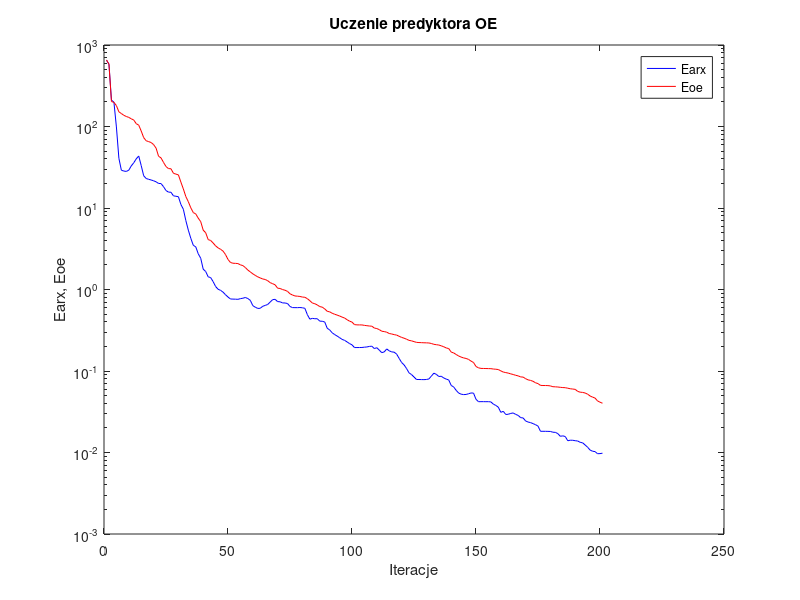
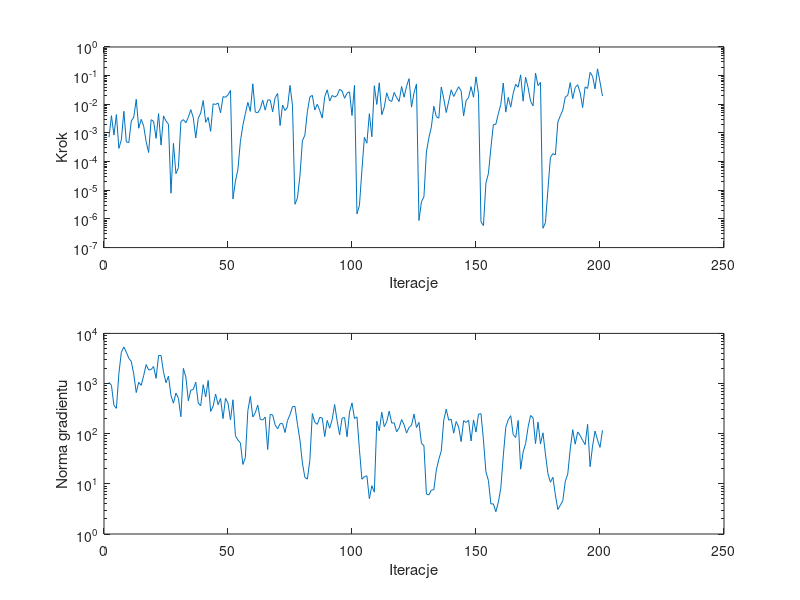

Recreate these plots in MATLAB, in order.
%uczenie predyktora oe
clear all;
n=0; farx(n+1)=6.525144e+002; foe(n+1)=6.560269e+002; wspucz(n+1)=0.000000e+000; ng(n+1)=0.000000e+000;
%odnowa zmiennej metryki
n=1; farx(n+1)=5.806104e+002; foe(n+1)=5.833075e+002; krok(n+1)=7.034667e-004; ng(n+1)=1.056420e+003;
n=2; farx(n+1)=2.115193e+002; foe(n+1)=2.024878e+002; krok(n+1)=3.990929e-003; ng(n+1)=9.199115e+002;
n=3; farx(n+1)=1.988112e+002; foe(n+1)=1.977793e+002; krok(n+1)=8.446781e-004; ng(n+1)=3.666958e+002;
n=4; farx(n+1)=9.870998e+001; foe(n+1)=1.805362e+002; krok(n+1)=4.375565e-003; ng(n+1)=3.205286e+002;
n=5; farx(n+1)=4.074170e+001; foe(n+1)=1.513188e+002; krok(n+1)=2.898664e-004; ng(n+1)=1.590688e+003;
n=6; farx(n+1)=2.907713e+001; foe(n+1)=1.442366e+002; krok(n+1)=5.762304e-004; ng(n+1)=4.214418e+003;
n=7; farx(n+1)=2.841373e+001; foe(n+1)=1.371785e+002; krok(n+1)=5.711898e-003; ng(n+1)=5.367081e+003;
n=8; farx(n+1)=2.811228e+001; foe(n+1)=1.327200e+002; krok(n+1)=4.872731e-004; ng(n+1)=4.217148e+003;
n=9; farx(n+1)=2.911250e+001; foe(n+1)=1.293029e+002; krok(n+1)=4.616173e-004; ng(n+1)=3.195396e+003;
n=10; farx(n+1)=3.286109e+001; foe(n+1)=1.242948e+002; krok(n+1)=2.604174e-003; ng(n+1)=2.763517e+003;
n=11; farx(n+1)=3.590844e+001; foe(n+1)=1.199695e+002; krok(n+1)=3.584297e-003; ng(n+1)=1.532695e+003;
n=12; farx(n+1)=4.011290e+001; foe(n+1)=1.083229e+002; krok(n+1)=1.495979e-002; ng(n+1)=6.620118e+002;
n=13; farx(n+1)=4.345249e+001; foe(n+1)=1.038839e+002; krok(n+1)=1.463096e-003; ng(n+1)=1.058550e+003;
n=14; farx(n+1)=3.318407e+001; foe(n+1)=8.808190e+001; krok(n+1)=2.990851e-003; ng(n+1)=9.216227e+002;
n=15; farx(n+1)=2.485195e+001; foe(n+1)=7.299773e+001; krok(n+1)=1.718805e-003; ng(n+1)=1.448921e+003;
n=16; farx(n+1)=2.302271e+001; foe(n+1)=6.686963e+001; krok(n+1)=4.916721e-004; ng(n+1)=2.391639e+003;
n=17; farx(n+1)=2.248845e+001; foe(n+1)=6.526738e+001; krok(n+1)=2.084136e-004; ng(n+1)=1.861707e+003;
n=18; farx(n+1)=2.207796e+001; foe(n+1)=6.359375e+001; krok(n+1)=2.900817e-003; ng(n+1)=1.901756e+003;
n=19; farx(n+1)=2.156738e+001; foe(n+1)=5.997554e+001; krok(n+1)=2.548617e-003; ng(n+1)=2.187639e+003;
n=20; farx(n+1)=2.096609e+001; foe(n+1)=5.427466e+001; krok(n+1)=6.488063e-004; ng(n+1)=1.269650e+003;
n=21; farx(n+1)=2.000925e+001; foe(n+1)=4.312022e+001; krok(n+1)=4.738412e-003; ng(n+1)=3.617186e+003;
n=22; farx(n+1)=1.993661e+001; foe(n+1)=4.117274e+001; krok(n+1)=3.771986e-004; ng(n+1)=3.612618e+003;
n=23; farx(n+1)=1.826180e+001; foe(n+1)=3.623489e+001; krok(n+1)=3.941672e-003; ng(n+1)=1.675735e+003;
n=24; farx(n+1)=1.637572e+001; foe(n+1)=3.228332e+001; krok(n+1)=2.616629e-003; ng(n+1)=1.038010e+003;
n=25; farx(n+1)=1.566809e+001; foe(n+1)=3.042837e+001; krok(n+1)=2.002393e-003; ng(n+1)=1.409764e+003;
%odnowa zmiennej metryki
n=26; farx(n+1)=1.560035e+001; foe(n+1)=3.032615e+001; krok(n+1)=7.909320e-006; ng(n+1)=5.769410e+002;
n=27; farx(n+1)=1.410754e+001; foe(n+1)=2.665676e+001; krok(n+1)=4.338408e-004; ng(n+1)=4.055254e+002;
n=28; farx(n+1)=1.392989e+001; foe(n+1)=2.605263e+001; krok(n+1)=3.790931e-005; ng(n+1)=6.458068e+002;
n=29; farx(n+1)=1.376154e+001; foe(n+1)=2.550260e+001; krok(n+1)=6.158863e-005; ng(n+1)=5.068093e+002;
n=30; farx(n+1)=1.105271e+001; foe(n+1)=2.078815e+001; krok(n+1)=2.469785e-003; ng(n+1)=2.184148e+002;
n=31; farx(n+1)=9.646447e+000; foe(n+1)=1.711149e+001; krok(n+1)=2.926191e-003; ng(n+1)=2.004510e+003;
n=32; farx(n+1)=7.008012e+000; foe(n+1)=1.380049e+001; krok(n+1)=2.275225e-003; ng(n+1)=1.351135e+003;
n=33; farx(n+1)=5.351592e+000; foe(n+1)=1.194980e+001; krok(n+1)=3.516052e-003; ng(n+1)=4.543094e+002;
n=34; farx(n+1)=4.247511e+000; foe(n+1)=1.005265e+001; krok(n+1)=6.496894e-003; ng(n+1)=7.386504e+002;
n=35; farx(n+1)=3.488240e+000; foe(n+1)=8.790175e+000; krok(n+1)=3.408889e-003; ng(n+1)=7.590912e+002;
n=36; farx(n+1)=3.336306e+000; foe(n+1)=8.453532e+000; krok(n+1)=6.731903e-004; ng(n+1)=1.066042e+003;
n=37; farx(n+1)=2.743053e+000; foe(n+1)=7.507251e+000; krok(n+1)=3.240245e-003; ng(n+1)=4.095387e+002;
n=38; farx(n+1)=2.417842e+000; foe(n+1)=6.794770e+000; krok(n+1)=4.974973e-003; ng(n+1)=3.618322e+002;
n=39; farx(n+1)=1.777393e+000; foe(n+1)=5.350165e+000; krok(n+1)=1.356166e-002; ng(n+1)=9.488022e+002;
n=40; farx(n+1)=1.663770e+000; foe(n+1)=4.973463e+000; krok(n+1)=2.352381e-003; ng(n+1)=5.389157e+002;
n=41; farx(n+1)=1.431788e+000; foe(n+1)=4.097375e+000; krok(n+1)=3.475615e-003; ng(n+1)=1.152680e+003;
n=42; farx(n+1)=1.400369e+000; foe(n+1)=3.995266e+000; krok(n+1)=1.137613e-003; ng(n+1)=2.773095e+002;
n=43; farx(n+1)=1.250280e+000; foe(n+1)=3.724511e+000; krok(n+1)=1.038769e-002; ng(n+1)=3.523856e+002;
n=44; farx(n+1)=1.088558e+000; foe(n+1)=3.428777e+000; krok(n+1)=9.889238e-003; ng(n+1)=6.164813e+002;
n=45; farx(n+1)=1.006704e+000; foe(n+1)=3.243913e+000; krok(n+1)=1.109636e-002; ng(n+1)=3.790603e+002;
n=46; farx(n+1)=9.768730e-001; foe(n+1)=3.115024e+000; krok(n+1)=5.062842e-003; ng(n+1)=5.044702e+002;
n=47; farx(n+1)=9.279914e-001; foe(n+1)=2.959252e+000; krok(n+1)=1.859267e-002; ng(n+1)=2.000690e+002;
n=48; farx(n+1)=8.624978e-001; foe(n+1)=2.683002e+000; krok(n+1)=1.759944e-002; ng(n+1)=5.091877e+002;
n=49; farx(n+1)=8.082282e-001; foe(n+1)=2.336163e+000; krok(n+1)=2.142882e-002; ng(n+1)=4.063108e+002;
n=50; farx(n+1)=7.650619e-001; foe(n+1)=2.146057e+000; krok(n+1)=3.039298e-002; ng(n+1)=1.878441e+002;
%odnowa zmiennej metryki
n=51; farx(n+1)=7.624772e-001; foe(n+1)=2.100110e+000; krok(n+1)=5.017758e-006; ng(n+1)=4.744795e+002;
n=52; farx(n+1)=7.609762e-001; foe(n+1)=2.093274e+000; krok(n+1)=2.097007e-005; ng(n+1)=9.086373e+001;
n=53; farx(n+1)=7.575477e-001; foe(n+1)=2.080159e+000; krok(n+1)=5.427827e-005; ng(n+1)=7.473856e+001;
n=54; farx(n+1)=7.723524e-001; foe(n+1)=2.006439e+000; krok(n+1)=5.061965e-004; ng(n+1)=6.539299e+001;
n=55; farx(n+1)=7.816549e-001; foe(n+1)=1.964577e+000; krok(n+1)=1.861026e-003; ng(n+1)=2.438494e+001;
n=56; farx(n+1)=7.981404e-001; foe(n+1)=1.859007e+000; krok(n+1)=4.767511e-003; ng(n+1)=3.351559e+001;
n=57; farx(n+1)=7.743106e-001; foe(n+1)=1.730378e+000; krok(n+1)=1.169933e-002; ng(n+1)=2.879547e+002;
n=58; farx(n+1)=7.363229e-001; foe(n+1)=1.644546e+000; krok(n+1)=5.682045e-003; ng(n+1)=5.527999e+002;
n=59; farx(n+1)=6.336694e-001; foe(n+1)=1.556506e+000; krok(n+1)=5.197516e-002; ng(n+1)=2.152197e+002;
n=60; farx(n+1)=6.066510e-001; foe(n+1)=1.490119e+000; krok(n+1)=5.381741e-003; ng(n+1)=2.619690e+002;
n=61; farx(n+1)=5.858401e-001; foe(n+1)=1.429618e+000; krok(n+1)=5.027940e-003; ng(n+1)=3.706208e+002;
n=62; farx(n+1)=5.883670e-001; foe(n+1)=1.386877e+000; krok(n+1)=7.007869e-003; ng(n+1)=1.931734e+002;
n=63; farx(n+1)=6.222134e-001; foe(n+1)=1.346417e+000; krok(n+1)=1.389524e-002; ng(n+1)=1.871538e+002;
n=64; farx(n+1)=6.379700e-001; foe(n+1)=1.327622e+000; krok(n+1)=6.255325e-003; ng(n+1)=2.154771e+002;
n=65; farx(n+1)=6.548282e-001; foe(n+1)=1.282431e+000; krok(n+1)=1.406421e-002; ng(n+1)=4.833166e+001;
n=66; farx(n+1)=7.009660e-001; foe(n+1)=1.214053e+000; krok(n+1)=1.417782e-002; ng(n+1)=2.426264e+002;
n=67; farx(n+1)=7.508909e-001; foe(n+1)=1.178489e+000; krok(n+1)=5.457942e-003; ng(n+1)=2.365454e+002;
n=68; farx(n+1)=7.575250e-001; foe(n+1)=1.141455e+000; krok(n+1)=1.702114e-002; ng(n+1)=1.501338e+002;
n=69; farx(n+1)=7.105341e-001; foe(n+1)=1.037687e+000; krok(n+1)=2.392360e-002; ng(n+1)=1.246384e+002;
n=70; farx(n+1)=7.067902e-001; foe(n+1)=1.029434e+000; krok(n+1)=1.810600e-003; ng(n+1)=1.585847e+002;
n=71; farx(n+1)=6.845006e-001; foe(n+1)=9.984723e-001; krok(n+1)=9.458902e-003; ng(n+1)=1.594636e+002;
n=72; farx(n+1)=6.834512e-001; foe(n+1)=9.792347e-001; krok(n+1)=6.053639e-003; ng(n+1)=1.055569e+002;
n=73; farx(n+1)=6.729616e-001; foe(n+1)=9.484400e-001; krok(n+1)=7.883344e-003; ng(n+1)=1.832610e+002;
n=74; farx(n+1)=6.190446e-001; foe(n+1)=8.861616e-001; krok(n+1)=4.545636e-002; ng(n+1)=2.399890e+002;
n=75; farx(n+1)=5.999127e-001; foe(n+1)=8.560101e-001; krok(n+1)=9.249437e-003; ng(n+1)=3.459375e+002;
%odnowa zmiennej metryki
n=76; farx(n+1)=5.990404e-001; foe(n+1)=8.332141e-001; krok(n+1)=3.252618e-006; ng(n+1)=3.514419e+002;
n=77; farx(n+1)=5.987271e-001; foe(n+1)=8.280597e-001; krok(n+1)=5.421647e-006; ng(n+1)=1.546504e+002;
n=78; farx(n+1)=6.010696e-001; foe(n+1)=8.216904e-001; krok(n+1)=3.154696e-005; ng(n+1)=7.480060e+001;
n=79; farx(n+1)=5.969041e-001; foe(n+1)=8.078323e-001; krok(n+1)=5.339047e-004; ng(n+1)=2.597679e+001;
n=80; farx(n+1)=5.874808e-001; foe(n+1)=8.027948e-001; krok(n+1)=8.375096e-004; ng(n+1)=1.345735e+001;
n=81; farx(n+1)=4.912017e-001; foe(n+1)=7.715385e-001; krok(n+1)=5.548179e-003; ng(n+1)=1.245031e+001;
n=82; farx(n+1)=4.324434e-001; foe(n+1)=7.286146e-001; krok(n+1)=1.793370e-002; ng(n+1)=2.924040e+001;
n=83; farx(n+1)=4.427315e-001; foe(n+1)=6.830054e-001; krok(n+1)=2.067140e-002; ng(n+1)=2.526117e+002;
n=84; farx(n+1)=4.379413e-001; foe(n+1)=6.690678e-001; krok(n+1)=6.293742e-003; ng(n+1)=1.677594e+002;
n=85; farx(n+1)=4.381376e-001; foe(n+1)=6.469106e-001; krok(n+1)=1.007731e-002; ng(n+1)=1.538719e+002;
n=86; farx(n+1)=4.092204e-001; foe(n+1)=6.170264e-001; krok(n+1)=6.019169e-003; ng(n+1)=2.123306e+002;
n=87; farx(n+1)=4.076468e-001; foe(n+1)=6.074448e-001; krok(n+1)=3.303815e-003; ng(n+1)=2.051480e+002;
n=88; farx(n+1)=3.995180e-001; foe(n+1)=5.782881e-001; krok(n+1)=1.840296e-002; ng(n+1)=8.768765e+001;
n=89; farx(n+1)=3.347021e-001; foe(n+1)=5.402524e-001; krok(n+1)=3.203828e-002; ng(n+1)=1.834991e+002;
n=90; farx(n+1)=3.191493e-001; foe(n+1)=5.320739e-001; krok(n+1)=1.296098e-002; ng(n+1)=1.284385e+002;
n=91; farx(n+1)=2.945976e-001; foe(n+1)=5.113262e-001; krok(n+1)=2.038894e-002; ng(n+1)=1.917711e+002;
n=92; farx(n+1)=2.800163e-001; foe(n+1)=4.969742e-001; krok(n+1)=1.791379e-002; ng(n+1)=3.815321e+002;
n=93; farx(n+1)=2.685529e-001; foe(n+1)=4.856114e-001; krok(n+1)=2.025137e-002; ng(n+1)=1.811119e+002;
n=94; farx(n+1)=2.564083e-001; foe(n+1)=4.729784e-001; krok(n+1)=3.361391e-002; ng(n+1)=9.494021e+001;
n=95; farx(n+1)=2.443830e-001; foe(n+1)=4.587536e-001; krok(n+1)=2.928765e-002; ng(n+1)=2.045591e+002;
n=96; farx(n+1)=2.377787e-001; foe(n+1)=4.469092e-001; krok(n+1)=1.622219e-002; ng(n+1)=2.102068e+002;
n=97; farx(n+1)=2.276113e-001; foe(n+1)=4.261258e-001; krok(n+1)=2.439969e-002; ng(n+1)=8.668354e+001;
n=98; farx(n+1)=2.170830e-001; foe(n+1)=4.092478e-001; krok(n+1)=2.720095e-002; ng(n+1)=2.703082e+002;
n=99; farx(n+1)=2.094498e-001; foe(n+1)=3.981279e-001; krok(n+1)=4.064431e-003; ng(n+1)=4.106739e+002;
n=100; farx(n+1)=1.939303e-001; foe(n+1)=3.708035e-001; krok(n+1)=4.568872e-002; ng(n+1)=2.006073e+002;
%odnowa zmiennej metryki
n=101; farx(n+1)=1.939866e-001; foe(n+1)=3.680761e-001; krok(n+1)=1.501464e-006; ng(n+1)=2.163319e+002;
n=102; farx(n+1)=1.940978e-001; foe(n+1)=3.678203e-001; krok(n+1)=2.969678e-006; ng(n+1)=4.802361e+001;
n=103; farx(n+1)=1.943950e-001; foe(n+1)=3.675416e-001; krok(n+1)=5.161420e-005; ng(n+1)=1.234469e+001;
n=104; farx(n+1)=1.960489e-001; foe(n+1)=3.630740e-001; krok(n+1)=7.034667e-004; ng(n+1)=1.389789e+001;
n=105; farx(n+1)=1.972337e-001; foe(n+1)=3.596991e-001; krok(n+1)=4.379918e-004; ng(n+1)=1.448188e+001;
n=106; farx(n+1)=2.003270e-001; foe(n+1)=3.564678e-001; krok(n+1)=4.708341e-003; ng(n+1)=5.055210e+000;
n=107; farx(n+1)=2.015112e-001; foe(n+1)=3.547212e-001; krok(n+1)=7.368272e-004; ng(n+1)=9.188365e+000;
n=108; farx(n+1)=1.885291e-001; foe(n+1)=3.366811e-001; krok(n+1)=4.446078e-002; ng(n+1)=6.833406e+000;
n=109; farx(n+1)=1.931615e-001; foe(n+1)=3.317589e-001; krok(n+1)=9.876893e-003; ng(n+1)=1.773646e+002;
n=110; farx(n+1)=1.804530e-001; foe(n+1)=3.219319e-001; krok(n+1)=5.625683e-002; ng(n+1)=1.136244e+002;
n=111; farx(n+1)=1.678939e-001; foe(n+1)=3.076230e-001; krok(n+1)=4.324280e-003; ng(n+1)=2.682209e+002;
n=112; farx(n+1)=1.715915e-001; foe(n+1)=3.046726e-001; krok(n+1)=7.782134e-003; ng(n+1)=1.379843e+002;
n=113; farx(n+1)=1.865722e-001; foe(n+1)=2.994638e-001; krok(n+1)=2.517497e-002; ng(n+1)=1.722194e+002;
n=114; farx(n+1)=1.768590e-001; foe(n+1)=2.885436e-001; krok(n+1)=1.390246e-002; ng(n+1)=2.817405e+002;
n=115; farx(n+1)=1.715865e-001; foe(n+1)=2.846376e-001; krok(n+1)=1.251065e-002; ng(n+1)=1.629027e+002;
n=116; farx(n+1)=1.702830e-001; foe(n+1)=2.794309e-001; krok(n+1)=2.598758e-002; ng(n+1)=1.645761e+002;
n=117; farx(n+1)=1.610300e-001; foe(n+1)=2.758031e-001; krok(n+1)=1.706649e-002; ng(n+1)=1.091187e+002;
n=118; farx(n+1)=1.429430e-001; foe(n+1)=2.666181e-001; krok(n+1)=1.256724e-002; ng(n+1)=1.299961e+002;
n=119; farx(n+1)=1.272248e-001; foe(n+1)=2.584826e-001; krok(n+1)=4.166678e-002; ng(n+1)=1.913563e+002;
n=120; farx(n+1)=1.188163e-001; foe(n+1)=2.526660e-001; krok(n+1)=1.773103e-002; ng(n+1)=1.515154e+002;
n=121; farx(n+1)=1.071627e-001; foe(n+1)=2.455940e-001; krok(n+1)=4.284718e-002; ng(n+1)=1.026632e+002;
n=122; farx(n+1)=9.489108e-002; foe(n+1)=2.376086e-001; krok(n+1)=7.851907e-002; ng(n+1)=1.337228e+002;
n=123; farx(n+1)=9.041196e-002; foe(n+1)=2.345002e-001; krok(n+1)=7.980009e-003; ng(n+1)=1.470912e+002;
n=124; farx(n+1)=8.443238e-002; foe(n+1)=2.293688e-001; krok(n+1)=2.502768e-002; ng(n+1)=2.460455e+002;
n=125; farx(n+1)=7.867939e-002; foe(n+1)=2.246390e-001; krok(n+1)=5.142093e-002; ng(n+1)=1.326155e+002;
%odnowa zmiennej metryki
n=126; farx(n+1)=7.863231e-002; foe(n+1)=2.234033e-001; krok(n+1)=8.832417e-007; ng(n+1)=1.679702e+002;
n=127; farx(n+1)=7.849810e-002; foe(n+1)=2.227848e-001; krok(n+1)=3.991577e-006; ng(n+1)=6.408340e+001;
n=128; farx(n+1)=7.836714e-002; foe(n+1)=2.219695e-001; krok(n+1)=5.892536e-006; ng(n+1)=5.777951e+001;
n=129; farx(n+1)=7.867995e-002; foe(n+1)=2.216179e-001; krok(n+1)=2.171131e-004; ng(n+1)=6.268710e+000;
n=130; farx(n+1)=7.988254e-002; foe(n+1)=2.207625e-001; krok(n+1)=6.791933e-004; ng(n+1)=6.006681e+000;
n=131; farx(n+1)=8.652064e-002; foe(n+1)=2.175846e-001; krok(n+1)=1.602144e-003; ng(n+1)=7.532039e+000;
n=132; farx(n+1)=9.405176e-002; foe(n+1)=2.124917e-001; krok(n+1)=8.533243e-003; ng(n+1)=7.621603e+000;
n=133; farx(n+1)=9.100278e-002; foe(n+1)=2.103265e-001; krok(n+1)=3.721397e-003; ng(n+1)=1.891172e+001;
n=134; farx(n+1)=8.568306e-002; foe(n+1)=2.082944e-001; krok(n+1)=3.262529e-003; ng(n+1)=3.084431e+001;
n=135; farx(n+1)=8.615645e-002; foe(n+1)=2.037301e-001; krok(n+1)=4.028924e-002; ng(n+1)=4.531227e+001;
n=136; farx(n+1)=8.210577e-002; foe(n+1)=1.983457e-001; krok(n+1)=1.563153e-002; ng(n+1)=1.860592e+002;
n=137; farx(n+1)=7.955046e-002; foe(n+1)=1.918498e-001; krok(n+1)=5.167850e-003; ng(n+1)=3.084963e+002;
n=138; farx(n+1)=7.769385e-002; foe(n+1)=1.884934e-001; krok(n+1)=1.290032e-002; ng(n+1)=1.861862e+002;
n=139; farx(n+1)=6.650284e-002; foe(n+1)=1.707458e-001; krok(n+1)=3.209254e-002; ng(n+1)=1.942620e+002;
n=140; farx(n+1)=6.369927e-002; foe(n+1)=1.665730e-001; krok(n+1)=1.878731e-002; ng(n+1)=1.024792e+002;
n=141; farx(n+1)=5.791171e-002; foe(n+1)=1.595487e-001; krok(n+1)=2.779047e-002; ng(n+1)=1.749425e+002;
n=142; farx(n+1)=5.364906e-002; foe(n+1)=1.526911e-001; krok(n+1)=4.086147e-002; ng(n+1)=1.362522e+002;
n=143; farx(n+1)=5.195720e-002; foe(n+1)=1.482695e-001; krok(n+1)=2.959713e-002; ng(n+1)=6.950941e+001;
n=144; farx(n+1)=5.134696e-002; foe(n+1)=1.447085e-001; krok(n+1)=3.929986e-003; ng(n+1)=1.820408e+002;
n=145; farx(n+1)=5.154385e-002; foe(n+1)=1.425874e-001; krok(n+1)=1.340015e-002; ng(n+1)=1.676191e+002;
n=146; farx(n+1)=5.257231e-002; foe(n+1)=1.387617e-001; krok(n+1)=1.725161e-002; ng(n+1)=1.853360e+002;
n=147; farx(n+1)=5.379775e-002; foe(n+1)=1.322706e-001; krok(n+1)=4.134280e-002; ng(n+1)=7.178678e+001;
n=148; farx(n+1)=5.355681e-002; foe(n+1)=1.270913e-001; krok(n+1)=1.767909e-002; ng(n+1)=1.886824e+002;
n=149; farx(n+1)=4.493800e-002; foe(n+1)=1.136237e-001; krok(n+1)=9.091272e-002; ng(n+1)=1.077142e+002;
n=150; farx(n+1)=4.201504e-002; foe(n+1)=1.093718e-001; krok(n+1)=2.357847e-002; ng(n+1)=2.445426e+002;
%odnowa zmiennej metryki
n=151; farx(n+1)=4.206728e-002; foe(n+1)=1.076207e-001; krok(n+1)=7.999724e-007; ng(n+1)=2.508443e+002;
n=152; farx(n+1)=4.207489e-002; foe(n+1)=1.074393e-001; krok(n+1)=5.837924e-007; ng(n+1)=7.523107e+001;
n=153; farx(n+1)=4.201779e-002; foe(n+1)=1.072514e-001; krok(n+1)=1.814366e-005; ng(n+1)=1.730178e+001;
n=154; farx(n+1)=4.204435e-002; foe(n+1)=1.070293e-001; krok(n+1)=3.808106e-005; ng(n+1)=1.167447e+001;
n=155; farx(n+1)=4.177807e-002; foe(n+1)=1.068467e-001; krok(n+1)=2.955515e-004; ng(n+1)=3.987466e+000;
n=156; farx(n+1)=3.921834e-002; foe(n+1)=1.057310e-001; krok(n+1)=1.959374e-003; ng(n+1)=3.982830e+000;
n=157; farx(n+1)=3.779173e-002; foe(n+1)=1.051263e-001; krok(n+1)=2.007255e-003; ng(n+1)=2.783884e+000;
n=158; farx(n+1)=3.599346e-002; foe(n+1)=1.042433e-001; krok(n+1)=4.718270e-003; ng(n+1)=4.293887e+000;
n=159; farx(n+1)=3.111114e-002; foe(n+1)=1.003257e-001; krok(n+1)=9.904093e-003; ng(n+1)=8.202408e+000;
n=160; farx(n+1)=3.202317e-002; foe(n+1)=9.711709e-002; krok(n+1)=5.514490e-002; ng(n+1)=3.613109e+001;
n=161; farx(n+1)=2.928280e-002; foe(n+1)=9.563151e-002; krok(n+1)=5.320104e-003; ng(n+1)=1.334652e+002;
n=162; farx(n+1)=2.945171e-002; foe(n+1)=9.425288e-002; krok(n+1)=1.740861e-002; ng(n+1)=1.897424e+002;
n=163; farx(n+1)=3.016537e-002; foe(n+1)=9.220965e-002; krok(n+1)=7.980009e-003; ng(n+1)=2.290671e+002;
n=164; farx(n+1)=3.056872e-002; foe(n+1)=9.060355e-002; krok(n+1)=2.418485e-002; ng(n+1)=9.558801e+001;
n=165; farx(n+1)=2.935405e-002; foe(n+1)=8.854624e-002; krok(n+1)=5.005537e-002; ng(n+1)=8.381499e+001;
n=166; farx(n+1)=2.851726e-002; foe(n+1)=8.716076e-002; krok(n+1)=3.941187e-002; ng(n+1)=1.836249e+002;
n=167; farx(n+1)=2.676839e-002; foe(n+1)=8.461467e-002; krok(n+1)=1.067078e-001; ng(n+1)=1.962144e+001;
n=168; farx(n+1)=2.655387e-002; foe(n+1)=8.422087e-002; krok(n+1)=1.290032e-002; ng(n+1)=4.317491e+001;
n=169; farx(n+1)=2.436418e-002; foe(n+1)=8.052143e-002; krok(n+1)=8.764941e-002; ng(n+1)=6.329426e+001;
n=170; farx(n+1)=2.365373e-002; foe(n+1)=7.786334e-002; krok(n+1)=3.873324e-002; ng(n+1)=1.345884e+002;
n=171; farx(n+1)=2.326463e-002; foe(n+1)=7.665965e-002; krok(n+1)=1.290032e-002; ng(n+1)=2.308271e+002;
n=172; farx(n+1)=2.261469e-002; foe(n+1)=7.475776e-002; krok(n+1)=8.839546e-003; ng(n+1)=2.071360e+002;
n=173; farx(n+1)=2.194473e-002; foe(n+1)=7.171084e-002; krok(n+1)=1.232694e-001; ng(n+1)=6.340263e+001;
n=174; farx(n+1)=2.108918e-002; foe(n+1)=7.004179e-002; krok(n+1)=4.486659e-002; ng(n+1)=1.704445e+002;
n=175; farx(n+1)=1.821051e-002; foe(n+1)=6.661901e-002; krok(n+1)=5.737813e-002; ng(n+1)=6.255552e+001;
%odnowa zmiennej metryki
n=176; farx(n+1)=1.820481e-002; foe(n+1)=6.638540e-002; krok(n+1)=4.734906e-007; ng(n+1)=1.042040e+002;
n=177; farx(n+1)=1.819766e-002; foe(n+1)=6.633782e-002; krok(n+1)=7.488252e-007; ng(n+1)=3.917086e+001;
n=178; farx(n+1)=1.816737e-002; foe(n+1)=6.620951e-002; krok(n+1)=1.061240e-005; ng(n+1)=1.600164e+001;
n=179; farx(n+1)=1.812234e-002; foe(n+1)=6.562448e-002; krok(n+1)=1.389271e-004; ng(n+1)=1.078920e+001;
n=180; farx(n+1)=1.773728e-002; foe(n+1)=6.417025e-002; krok(n+1)=1.912147e-004; ng(n+1)=1.351456e+001;
n=181; farx(n+1)=1.766414e-002; foe(n+1)=6.394638e-002; krok(n+1)=1.711903e-004; ng(n+1)=6.034919e+000;
n=182; farx(n+1)=1.705134e-002; foe(n+1)=6.361340e-002; krok(n+1)=2.414856e-003; ng(n+1)=3.078070e+000;
n=183; farx(n+1)=1.580508e-002; foe(n+1)=6.306603e-002; krok(n+1)=3.995494e-003; ng(n+1)=3.731914e+000;
n=184; farx(n+1)=1.601255e-002; foe(n+1)=6.263862e-002; krok(n+1)=6.319511e-003; ng(n+1)=4.613420e+000;
n=185; farx(n+1)=1.569705e-002; foe(n+1)=6.241958e-002; krok(n+1)=1.803262e-002; ng(n+1)=1.124916e+001;
n=186; farx(n+1)=1.393305e-002; foe(n+1)=6.149766e-002; krok(n+1)=2.047906e-002; ng(n+1)=1.576779e+001;
n=187; farx(n+1)=1.415502e-002; foe(n+1)=6.057852e-002; krok(n+1)=5.695205e-002; ng(n+1)=4.942509e+001;
n=188; farx(n+1)=1.412730e-002; foe(n+1)=6.006531e-002; krok(n+1)=1.576669e-002; ng(n+1)=1.205919e+002;
n=189; farx(n+1)=1.395668e-002; foe(n+1)=5.954501e-002; krok(n+1)=3.881594e-002; ng(n+1)=6.181874e+001;
n=190; farx(n+1)=1.383637e-002; foe(n+1)=5.626375e-002; krok(n+1)=4.834060e-002; ng(n+1)=1.086429e+002;
n=191; farx(n+1)=1.334151e-002; foe(n+1)=5.499352e-002; krok(n+1)=2.509359e-002; ng(n+1)=9.246814e+001;
n=192; farx(n+1)=1.313688e-002; foe(n+1)=5.461151e-002; krok(n+1)=7.740832e-003; ng(n+1)=7.367954e+001;
n=193; farx(n+1)=1.237742e-002; foe(n+1)=5.372532e-002; krok(n+1)=4.050274e-002; ng(n+1)=6.070028e+001;
n=194; farx(n+1)=1.160376e-002; foe(n+1)=5.199521e-002; krok(n+1)=3.579522e-002; ng(n+1)=1.537740e+002;
n=195; farx(n+1)=1.072504e-002; foe(n+1)=4.937662e-002; krok(n+1)=1.296496e-001; ng(n+1)=2.197848e+001;
n=196; farx(n+1)=1.036475e-002; foe(n+1)=4.784356e-002; krok(n+1)=9.513510e-002; ng(n+1)=5.651963e+001;
n=197; farx(n+1)=1.026046e-002; foe(n+1)=4.653399e-002; krok(n+1)=3.450322e-002; ng(n+1)=1.131037e+002;
n=198; farx(n+1)=9.665746e-003; foe(n+1)=4.296389e-002; krok(n+1)=1.732520e-001; ng(n+1)=7.476658e+001;
n=199; farx(n+1)=9.693950e-003; foe(n+1)=4.142214e-002; krok(n+1)=6.024636e-002; ng(n+1)=5.338297e+001;
n=200; farx(n+1)=9.804422e-003; foe(n+1)=4.023381e-002; krok(n+1)=1.935565e-002; ng(n+1)=1.172170e+002;

figure; semilogy(farx,'b'); hold on; semilogy(foe,'r'); xlabel('Iteracje'); ylabel('Earx, Eoe'); legend('Earx','Eoe'); title('Uczenie predyktora OE');
figure; subplot(2,1,1); semilogy(krok); xlabel('Iteracje'); ylabel('Krok');
subplot(2,1,2); semilogy(ng); xlabel('Iteracje'); ylabel('Norma gradientu');
Earx=farx(n+1)
Eoe=foe(n+1)
